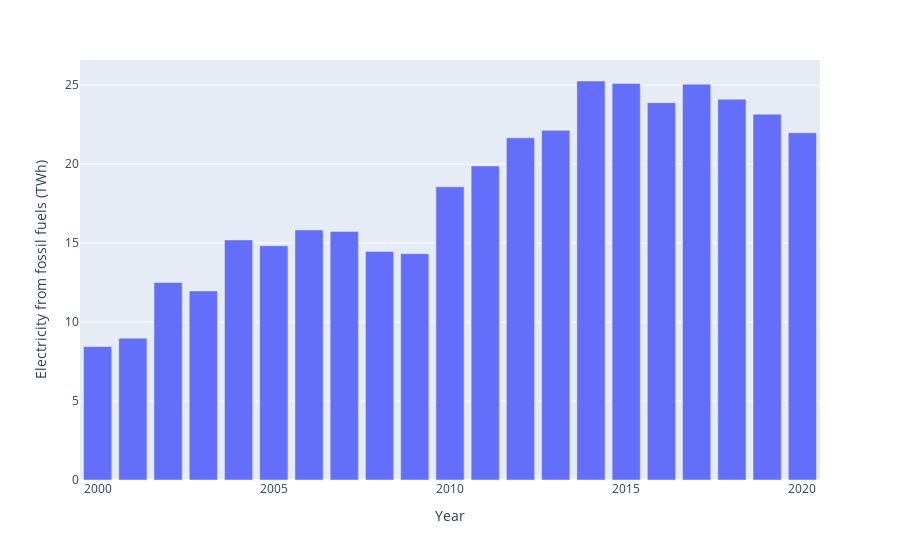

The cell this chart's notebook holds for it:
### Code cell
px.bar(
    data_frame= df_nigeria,
    x = 'Year',
    y= 'Electricity from fossil fuels (TWh)'
    #title = 
)

### Figure 1 — Plotly figure (JSON) as saved in the notebook; plotly's stock layout.template omitted (floating-point values rounded to 4 significant figures)
{"data": [{"alignmentgroup": "True", "hovertemplate": "Year=%{x}<br>Electricity from fossil fuels (TWh)=%{y}<extra></extra>", "legendgroup": "", "marker": {"color": "#636efa", "pattern": {"shape": ""}}, "name": "", "offsetgroup": "", "orientation": "v", "showlegend": false, "textposition": "auto", "type": "bar", "x": [2000, 2001, 2002, 2003, 2004, 2005, 2006, 2007, 2008, 2009, 2010, 2011, 2012, 2013, 2014, 2015, 2016, 2017, 2018, 2019, 2020], "xaxis": "x", "y": [8.45, 8.98, 12.51, 11.97, 15.2, 14.83, 15.83, 15.74, 14.47, 14.33, 18.56, 19.88, 21.66, 22.14, 25.26, 25.1, 23.89, 25.06, 24.11, 23.16, 21.98], "yaxis": "y"}], "layout": {"autosize": true, "barmode": "relative", "legend": {"tracegroupgap": 0}, "margin": {"t": 60}, "xaxis": {"anchor": "y", "autorange": true, "domain": [0, 1], "range": [2000.0, 2020.0], "title": {"text": "Year"}, "type": "linear"}, "yaxis": {"anchor": "x", "autorange": true, "domain": [0, 1], "range": [0, 26.59], "title": {"text": "Electricity from fossil fuels (TWh)"}, "type": "linear"}}}
